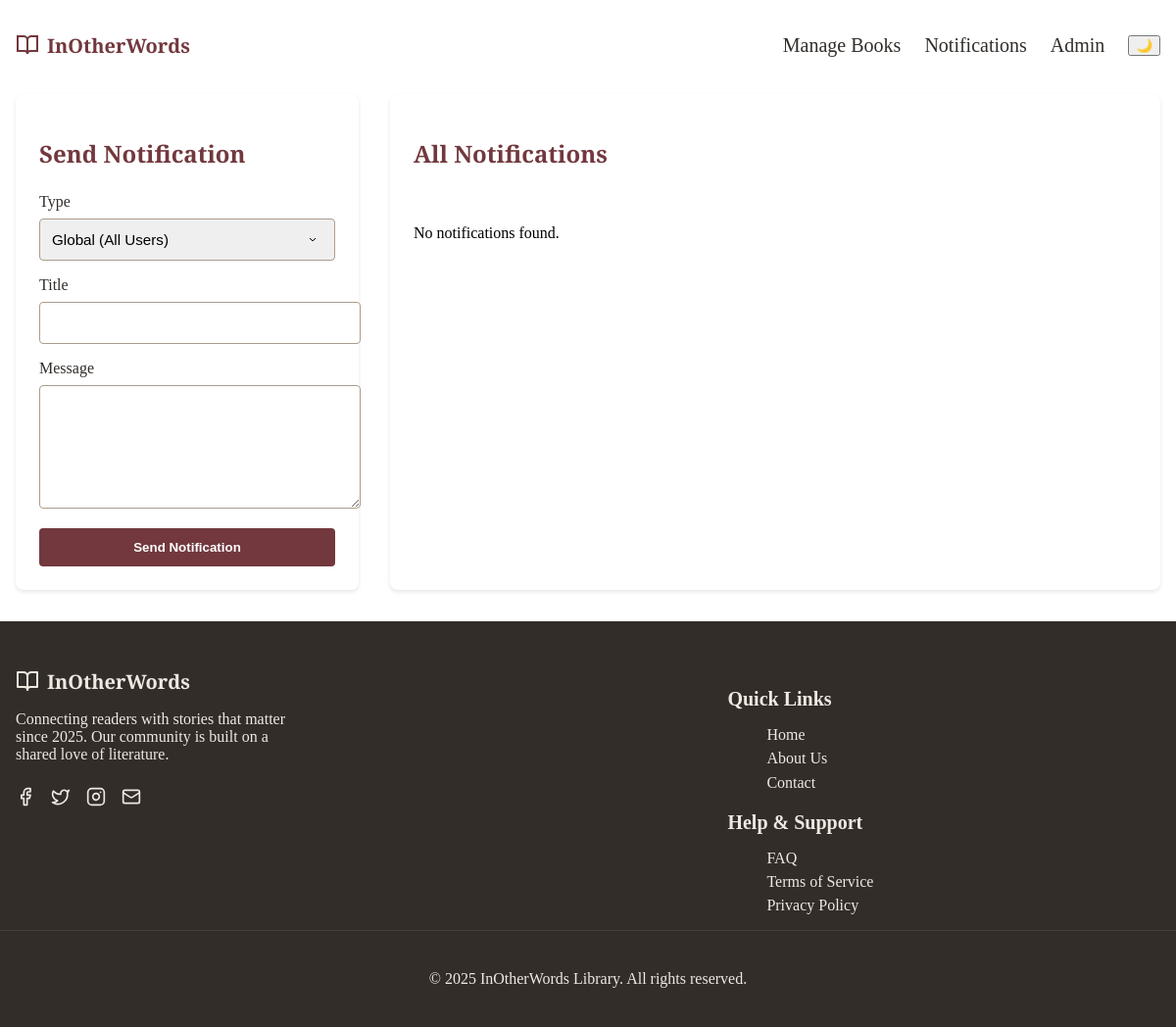
Page /library-admin/notifications/ (signed in) on the earlier database version.
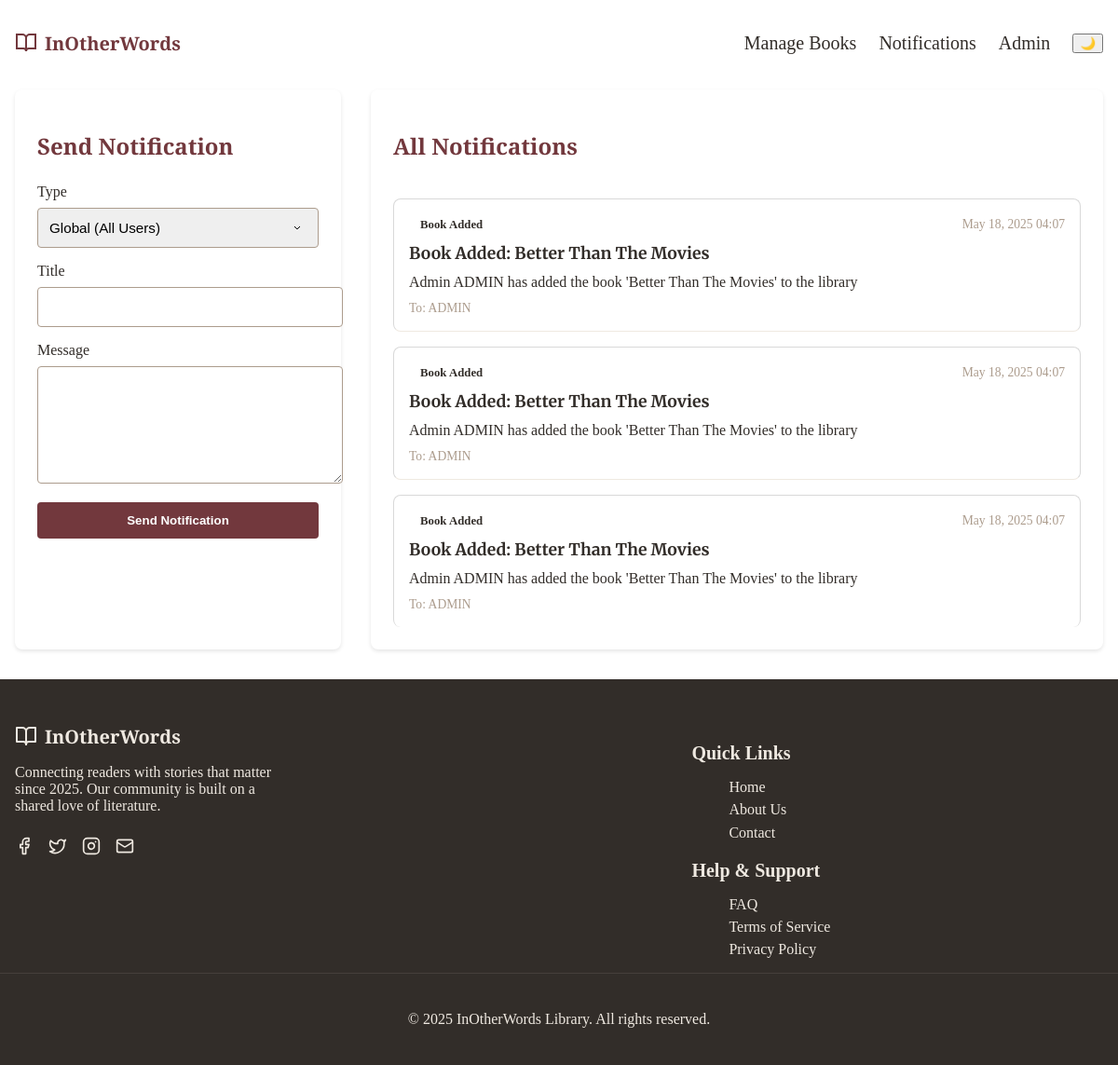
Same page on the later database version.
### books/models.py (models this page shows, shortened)
class Notification(models.Model):
    NOTIFICATION_TYPES = [
        ('personal', 'Personal'),
        ('global', 'Global'),
        ('system', 'System'),
        ('book_added', 'Book Added'),
        ('book_edited', 'Book Edited'),
        ('book_removed', 'Book Removed'),
        ('book_borrowed', 'Book Borrowed'),
        ('book_returned', 'Book Returned'),
    ]
    recipient = models.ForeignKey(User, on_delete=models.CASCADE, related_name='notifications_received', null=True, blank=True)
    sender = models.ForeignKey(User, on_delete=models.SET_NULL, related_name='notifications_sent', null=True, blank=True)
    title = models.CharField(max_length=200)
    message = models.TextField()
    notification_type = models.CharField(max_length=20, choices=NOTIFICATION_TYPES)
    created_at = models.DateTimeField(auto_now_add=True)
    is_read = models.BooleanField(default=False)
    related_book = models.ForeignKey('Book', on_delete=models.SET_NULL, null=True, blank=True)
    class Meta:
        ordering = ['-created_at']

### books/views_notifications.py (the view, shortened to what this page needs)
# urls.py: path('library-admin/notifications/', admin_notifications, name='admin-notifications'),
@user_passes_test(is_admin)
def admin_notifications(request):
    notifications = Notification.objects.filter(
        Q(sender=request.user) |  # Notifications sent by this admin
        Q(recipient=request.user) |  # Notifications received by this admin
        Q(notification_type__in=['book_added', 'book_edited', 'book_removed', 'book_borrowed', 'book_returned'])  # Book-related notifications
    ).order_by('-created_at')
    users = User.objects.filter(is_staff=False)  # Get non-staff users for recipient selection
    return render(request, 'notifications-admin.html', {
        'notifications': notifications,
        'users': users
    })

### books/views_notifications.py (called while the page is built)
def is_admin(user):
    return user.is_staff

### Templates/notifications-admin.html (shortened to what this page needs)
{% extends 'base.html' %}
{% load static %}
{% block content %}
<div class="notifications-container">
    <div class="notifications-grid">
        <div class="send-notification-card">
            <h2>Send Notification</h2>
            <form method="POST">
                <div class="form-group">
                    <label for="notification_type">Type</label>
                    <select class="form-control" id="notification_type" name="notification_type" required>
                        <option value="global">Global (All Users)</option>
                    </select>
                </div>
                <div class="form-group">
                    <label for="title">Title</label>
                    <input type="text" class="form-control" id="title" name="title" required>
                </div>
                <div class="form-group">
                    <label for="message">Message</label>
                    <textarea class="form-control" id="message" name="message" rows="3" required></textarea>
                </div>
                <button type="submit" class="btn-send">Send Notification</button>
            </form>
        </div>
        <div class="notifications-list">
            <h2>All Notifications</h2>
            {% if notifications %}
                {% for notification in notifications %}
                    <div class="notification-card">
                        <div class="notification-header">
                            <span class="notification-type type-{{ notification.notification_type }}">
                                {{ notification.get_notification_type_display }}
                            </span>
                            <span class="notification-date">{{ notification.created_at|date:"M d, Y H:i" }}</span>
                        </div>
                        <h3 class="notification-title">{{ notification.title }}</h3>
                        <p class="notification-message">{{ notification.message }}</p>
                        <div class="notification-meta">
                            {% if notification.recipient %}
                                <span>To: {{ notification.recipient.username }}</span>
                            {% endif %}
                        </div>
                    </div>
                {% endfor %}
            {% else %}
                <p>No notifications found.</p>
            {% endif %}
        </div>
    </div>
</div>
{% endblock %}

### Templates/base.html (shortened to what this page needs)
{% load static %}
<!DOCTYPE html>
<html lang="en" data-theme="light">
<head>
    <link rel="stylesheet" href="{% static 'css/Navbar_Footer.css' %}">
    <link rel="stylesheet" href="{% static 'css/notifications.css' %}">
</head>
<body>
    <nav class="navbar">
        <div class="nav-container">
            <div class="nav-logo">
                <svg width="24" height="24" viewBox="0 0 24 24" fill="none" stroke="currentColor" stroke-width="2">
                    <path d="M2 3h6a4 4 0 0 1 4 4v14a3 3 0 0 0-3-3H2z"></path>
                    <path d="M22 3h-6a4 4 0 0 0-4 4v14a3 3 0 0 1 3-3h7z"></path>
                </svg>
                <span>InOtherWords</span>
            </div>
            <div class="nav-menu">
                {% if user.is_authenticated %}
                    {% if user.is_staff %}
                        <div class="dropdown">
                            <a href="{% url 'books_admin:admin_book_management' %}" class="nav-link">Manage Books</a>
                        </div>
                        <div class="dropdown">
                            <a href="{% url 'admin-notifications' %}" class="nav-link">Notifications</a>
                        </div>
                        <div class="dropdown">
                            <a href="#" class="nav-link">Admin</a>
                        </div>
                    {% endif %}
                {% else %}
                    <a href="{% url 'login' %}" class="nav-link">Sign In</a>
                    <a href="{% url 'signup' %}" class="nav-link">Sign Up</a>
                {% endif %}
                <button id="theme" aria-label="Toggle theme">🌙</button>
            </div>
        </div>
    </nav>
    <main>
        {% block content %}{% endblock %}
    </main>
    <footer class="footer">
        <div class="footer-content">
            <div class="footer-brand">
                <div class="footer-logo">
                    <svg width="24" height="24" viewBox="0 0 24 24" fill="none" stroke="currentColor" stroke-width="2" stroke-linecap="round" stroke-linejoin="round" class="logo-icon">
                        <path d="M2 3h6a4 4 0 0 1 4 4v14a3 3 0 0 0-3-3H2z"></path>
                        <path d="M22 3h-6a4 4 0 0 0-4 4v14a3 3 0 0 1 3-3h7z"></path>
                    </svg>
                    <span>InOtherWords</span>
                </div>
                <p>Connecting readers with stories that matter since 2025. Our community is built on a shared love of literature.</p>
                <div class="social-links">
                    <a href="#" aria-label="Facebook">
                        <svg width="20" height="20" viewBox="0 0 24 24" fill="none" stroke="currentColor" stroke-width="2" stroke-linecap="round" stroke-linejoin="round">
                            <path d="M18 2h-3a5 5 0 0 0-5 5v3H7v4h3v8h4v-8h3l1-4h-4V7a1 1 0 0 1 1-1h3z"></path>
                        </svg>
                    </a>
                    <a href="#" aria-label="Twitter">
                        <svg width="20" height="20" viewBox="0 0 24 24" fill="none" stroke="currentColor" stroke-width="2" stroke-linecap="round" stroke-linejoin="round">
                            <path d="M22 4s-.7 2.1-2 3.4c1.6 10-9.4 17.3-18 11.6 2.2.1 4.4-.6 6-2C3 15.5.5 9.6 3 5c2.2 2.6 5.6 4.1 9 4-.9-4.2 4-6.6 7-3.8 1.1 0 3-1.2 3-1.2z"></path>
                        </svg>
                    </a>
                    <a href="#" aria-label="Instagram">
                    </a>
                    <a href="#" aria-label="Email">
                        <svg width="20" height="20" viewBox="0 0 24 24" fill="none" stroke="currentColor" stroke-width="2" stroke-linecap="round" stroke-linejoin="round">
                            <rect width="20" height="16" x="2" y="4" rx="2"></rect>
                            <path d="m22 7-8.97 5.7a1.94 1.94 0 0 1-2.06 0L2 7"></path>
                        </svg>
                    </a>
                </div>
            </div>
            <div class="footer-links">
                <div class="footer-section">
                    <h3>Quick Links</h3>
                    <ul>
                        <li><a href="{% url 'index' %}">Home</a></li>
                        <li><a href="{% url 'about' %}">About Us</a></li>
                        <li><a href="#">Contact</a></li>
                    </ul>
                </div>
                <div class="footer-section">
                    <h3>Help & Support</h3>
                    <ul>
                        <li><a href="#">FAQ</a></li>
                        <li><a href="#">Terms of Service</a></li>
                        <li><a href="{% url 'privacy' %}">Privacy Policy</a></li>
                    </ul>
                </div>
            </div>
        </div>
        <div class="footer-bottom">
            <p>&copy; <span class="current-year"></span> InOtherWords Library. All rights reserved.</p>
        </div>
    </footer>
</body>
</html>

### Static/css/Navbar_Footer.css (style rules this page uses)
body { margin: 0; padding: 0; overflow-x: hidden; width: 100%; min-height: 100vh; box-sizing: border-box; }
:root { --dark-brown: #322d29; --brand-red: #72383d; --warm-taupe: #ac9c8d; --light-gray: #d9d9d9; --cream: #efe9e1; }
.navbar { position: fixed; top: 0; left: 0; right: 0; z-index: 1000; padding: 1rem 0; font-size: 20px; background: transparent !important; transition: all 0.3s ease; }
.nav-container { max-width: 1280px; margin: 0 auto; padding: 0 1rem; display: flex; align-items: center; height: 60px; gap: 2rem; }
.nav-logo { display: flex; align-items: center; gap: 0.5rem; color: var(--brand-red); font-family: 'Playfair Display', serif; font-weight: 700; font-size: 1.25rem; white-space: nowrap; flex-shrink: 0; }
.nav-menu { display: flex; align-items: center; gap: 1.5rem; white-space: nowrap; flex-shrink: 0; margin-left: auto; }
.nav-link { color: var(--dark-brown); text-decoration: none; transition: all 0.3s ease; white-space: nowrap; }
.footer { background-color: var(--dark-brown); color: var(--cream); width: 100vw; margin: 0; padding: 3rem 0 0; position: relative; left: 50%; right: 50%; margin-left: -50vw; margin-right: -50vw; box-sizing: border-box; }
.footer-content { max-width: 1200px; margin: 0 auto; padding: 0 1rem; display: grid; grid-template-columns: 1.5fr 1fr; gap: 4rem; box-sizing: border-box; }
.footer-brand { max-width: 300px; }
.footer-logo { display: flex; align-items: center; gap: 0.5rem; margin-bottom: 1rem; color: var(--cream); font-family: 'Playfair Display', serif; font-weight: 800; font-size: 1.25rem; }
.social-links { display: flex; flex-wrap: wrap; gap: 1rem; margin-top: 1.5rem; }
.social-links a { color: var(--cream); transition: var(--transition); }
.footer-section h3 { margin-bottom: 1rem; font-size: 1.25rem; }
.footer-section ul { list-style: none; }
.footer-section ul li { margin-bottom: 0.4rem; }
.footer-section a { color: var(--cream); text-decoration: none; transition: var(--transition); }
.footer-bottom { width: 100%; margin: 0; padding: 1.5rem 0; text-align: center; border-top: 1px solid rgba(239, 233, 225, 0.1); background-color: var(--dark-brown); }
.dropdown { position: relative; display: inline-block; }
.dropdown::after { content: ''; position: absolute; height: 20px; width: 100%; bottom: -20px; left: 0; }

### Static/css/notifications.css (style rules this page uses)
:root { --dark-brown: #322d29; --brand-red: #72383d; --warm-taupe: #ac9c8d; --light-gray: #d9d9d9; --cream: #efe9e1; }
.notifications-container { max-width: 1200px; margin: 2rem auto; padding: 0 1rem; }
.notifications-list { display: flex; flex-direction: column; gap: 1rem; }
.notification-card { background-color: white; border: 1px solid var(--light-gray); border-radius: 8px; padding: 1.5rem; transition: all 0.3s ease; position: relative; overflow: hidden; }
.notification-header { display: flex; justify-content: space-between; align-items: center; margin-bottom: 1rem; }
.notification-meta { display: flex; align-items: center; gap: 1rem; }
.notification-type { color: var(--dark-brown); font-weight: 500; font-size: 0.9rem; }
.notification-date { color: var(--warm-taupe); font-size: 0.85rem; }
.notification-title { color: var(--dark-brown); font-size: 1.1rem; margin: 0 0 0.5rem 0; font-family: 'Merriweather', serif; }
.notification-message { color: var(--warm-taupe); line-height: 1.5; margin: 0 0 1rem 0; }
.nav-link { position: relative; }

Differences in the rows shown:
added Notification: notification_type "Book Added", created_at "May 18, 2025 04:07", title "Book Added: Better Than The Movies", message "Admin ADMIN has added the book 'Better Than The Movies' to the library", recipient.username "ADMIN"
added Notification: notification_type "Book Added", created_at "May 18, 2025 04:07", title "Book Added: Better Than The Movies", message "Admin ADMIN has added the book 'Better Than The Movies' to the library", recipient.username "ADMIN"
added Notification: notification_type "Book Added", created_at "May 18, 2025 04:07", title "Book Added: Better Than The Movies", message "Admin ADMIN has added the book 'Better Than The Movies' to the library", recipient.username "ADMIN"
Other differences:
text no longer shown: "No notifications found."
